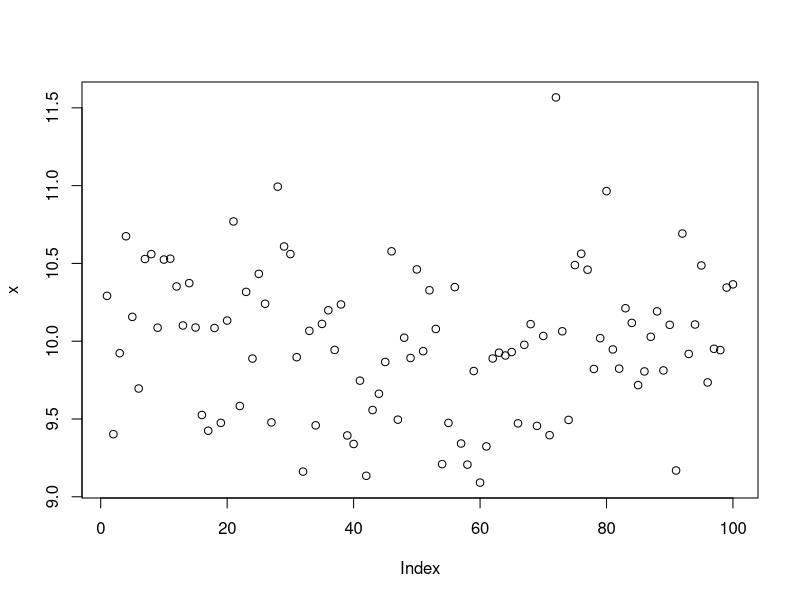
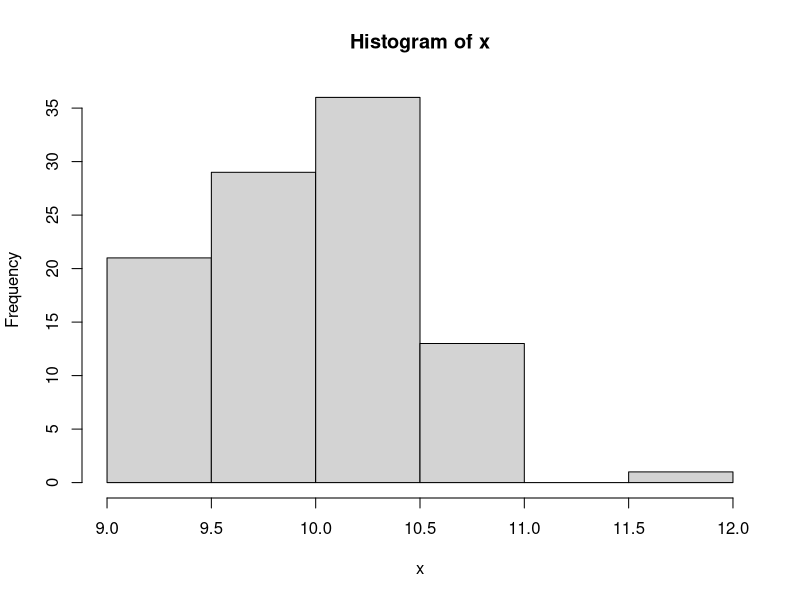
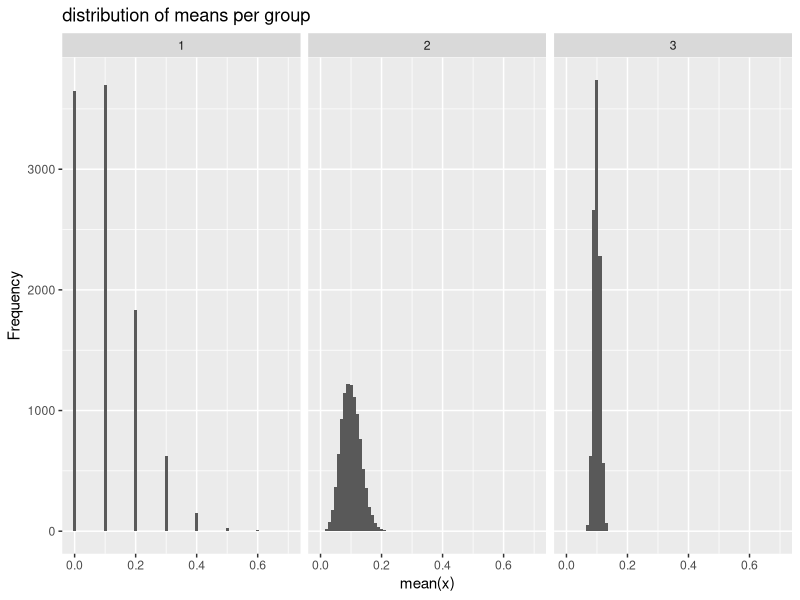

These charts were generated, in order, by the following R code:
## ---- chunk 1
library(knitr)
knitr::opts_chunk$set(echo = TRUE)
## ---- chunk 2
n <- 100
mu <- 10
sigma <- 0.5
x <- rnorm(n, mu, sigma)
## ---- chunk 3
plot(x)
## ---- chunk 4
x_mean <- sum(x) / n-1
x_var <- sum((x - x_mean)^2 / (n-1))
x_sd <- sqrt(x_var)
## ---- chunk 5
df_params <- data.frame(parameter = c("n", "mu", "sigma"), value = c(n, mu, sigma))
kable(df_params)
## ---- chunk 6
df_params <- data.frame(measure = c("mean", "variance", "standard deviation"), value = c(x_mean, x_var, x_sd))
kable(df_params)
## ---- chunk 7
hist(x)
## ---- chunk 8
gen_binomial_means <- function(nn, m) {
  if (m < 1) {
    stop("m must be >= 1")
  }
  if (nn < 1) {
    stop("nn must be >= 1")
  }
  trials <- 10
  binom_distributions <- matrix(rbinom(m * nn, trials, 0.01), nrow = nn, ncol = m)
  result <- apply(binom_distributions, 2, mean)
  return(result)
}

means <- lapply(c(10, 100, 1000), gen_binomial_means, 10000)
## ---- chunk 9
library(ggplot2)
df <- rbind(
  data.frame(group = 1, x = means[[1]]),
  data.frame(group = 2, x = means[[2]]),
  data.frame(group = 3, x = means[[3]])
)
ggplot(df) +
  geom_histogram(aes(x = x), binwidth=0.01) +
  ggtitle("distribution of means per group") +
  xlab("mean(x)") +
  ylab("Frequency") +
  facet_grid(. ~ group)
